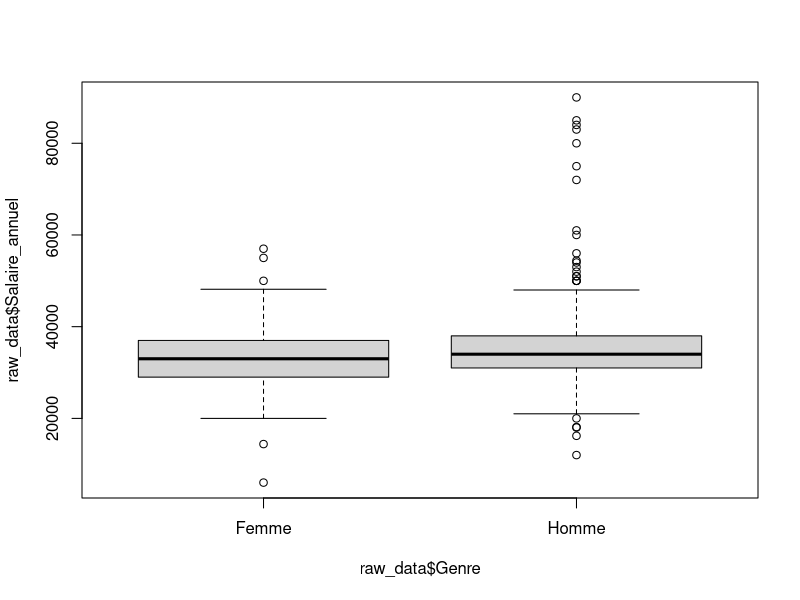
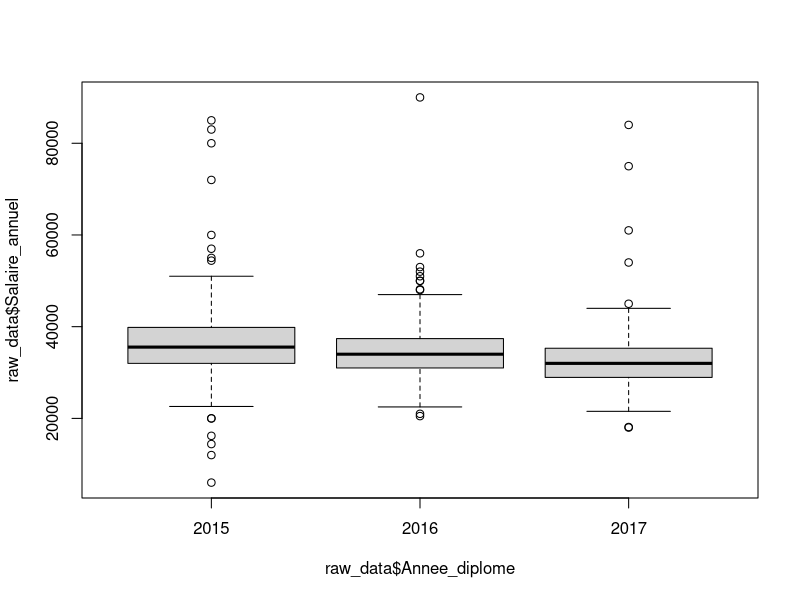
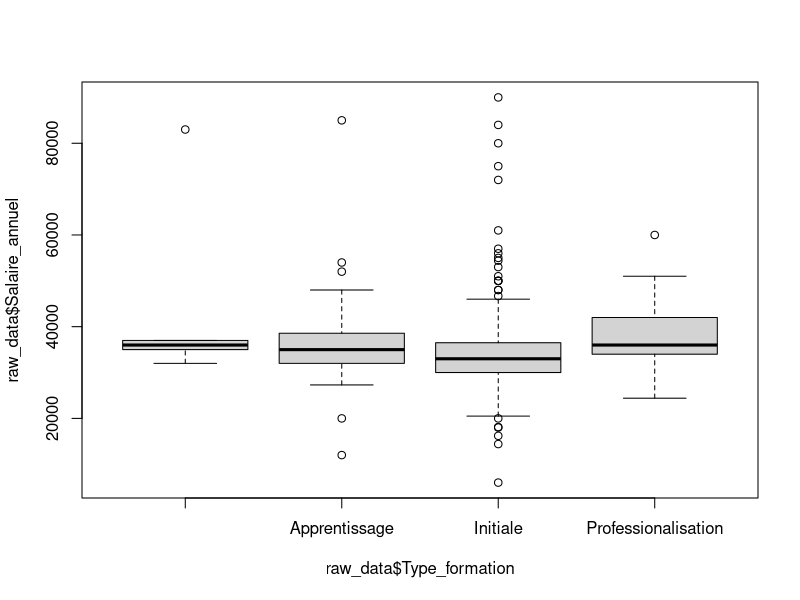
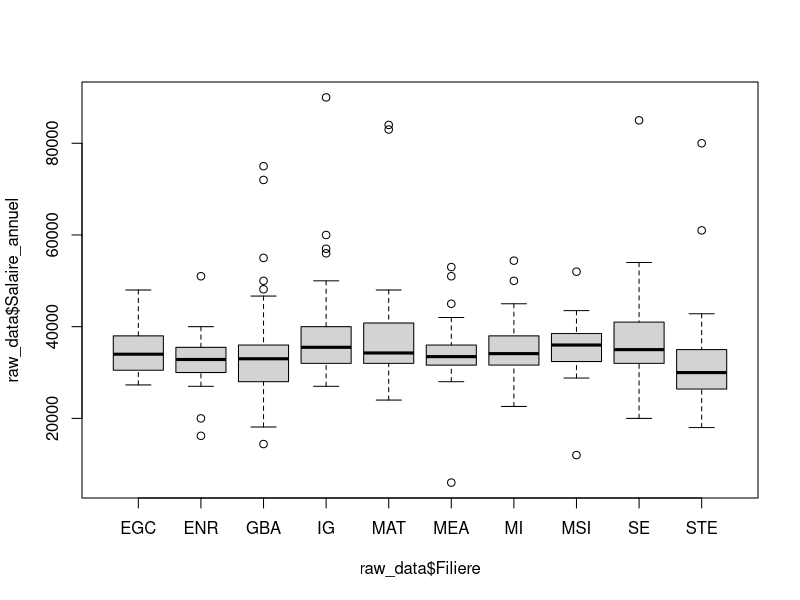
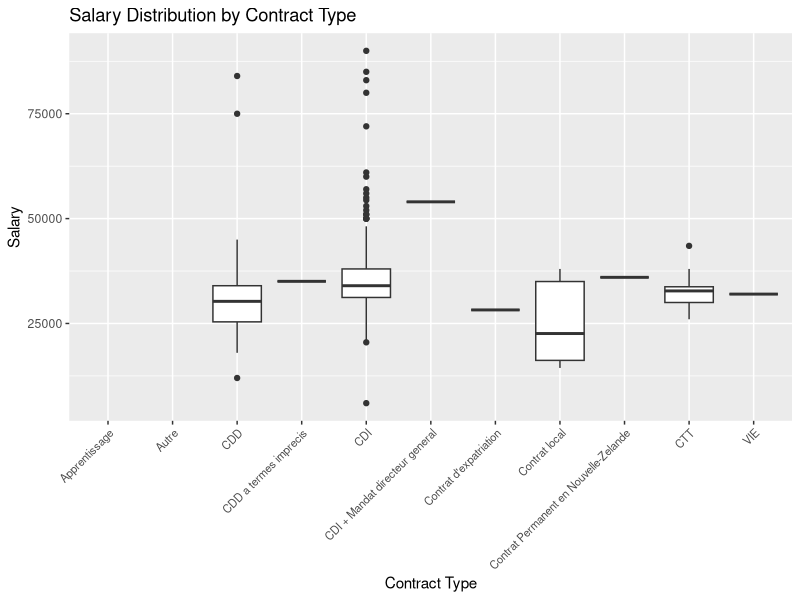
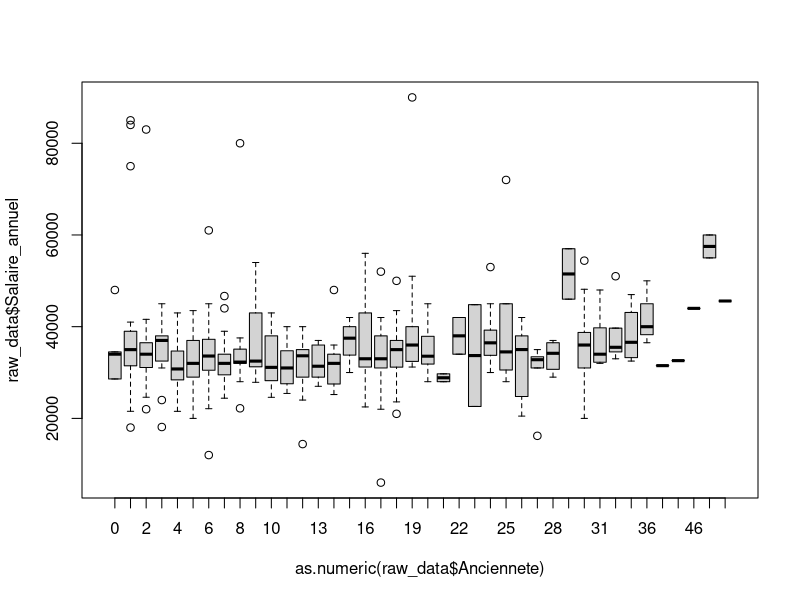
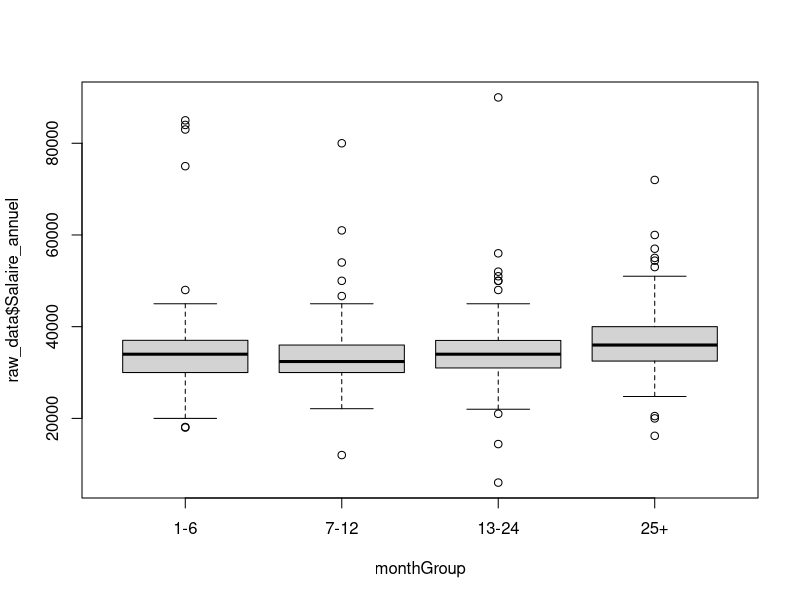
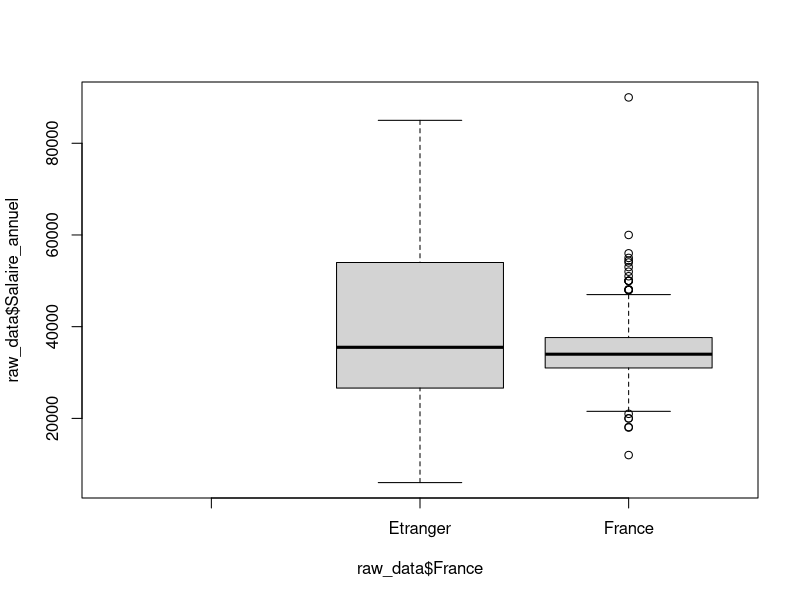

The R script that drew these images, in order: (Note: this script raises an error after producing the figures.)
## ---- chunk 1
if (!requireNamespace("ggplot2", quietly = TRUE)) {
  install.packages("ggplot2")
}
library(ggplot2)
## ---- chunk 2
# Trying ISO-8859-1
raw_data <- read.csv("data/data_2018.csv", sep = ";")
## ---- chunk 3
# Lists specifying which columns to convert to factors and numeric
factor_cols <- c("Date", "Identifiant", "Genre", "Annee_diplome","Type_formation","Filiere","Situation","Secteur","Nature_contrat", "France","Region", "Pays", "Taille_entreprise", "Nom_entreprise", "Departement", "Intitule_poste", "Secteur_activite")
numeric_cols <- c("Anciennete", "Salaire_annuel", "Responsabilite_hierarchique", "Responsabilite_budget", "Responsabilite_equipe", "Responsabilite_projet", "Satisfaction_globale", "Saitisfaction_relations", "Satisfaction_salaire", "Satisfaction_autonomie", "Satisfaction_localisation")

# Convert columns to factors
raw_data[factor_cols] <- lapply(raw_data[factor_cols], as.factor)

# Convert columns to numeric
raw_data[numeric_cols] <- lapply(raw_data[numeric_cols], as.numeric)
## ---- chunk 4
remove_rows_by_value <- function(data, column_name, value_to_remove) {
  data_filtered <- subset(data, !(data[[column_name]] == value_to_remove))
  return(data_filtered)
}
## ---- chunk 5
boxplot(raw_data$Salaire_annuel ~ raw_data$Genre)
## ---- chunk 6
boxplot(raw_data$Salaire_annuel ~ raw_data$Annee_diplome)
## ---- chunk 7
boxplot(raw_data$Salaire_annuel ~ raw_data$Type_formation)
## ---- chunk 8
boxplot(raw_data$Salaire_annuel ~ raw_data$Filiere)
## ---- chunk 9
filtered_data <- remove_rows_by_value(raw_data, "Situation", "En recherche emploi")
filtered_data <- remove_rows_by_value(filtered_data, "Situation", "En poursuite d'études (hors thèse) / en formation")
filtered_data <- remove_rows_by_value(filtered_data, "Situation", "These")
filtered_data <- remove_rows_by_value(filtered_data, "Situation", "Sans activité") 
filtered_data <- remove_rows_by_value(filtered_data, "Situation", "Volontariat")
filtered_data <- remove_rows_by_value(filtered_data, "Situation", "En création d'entreprise /reprise d'entreprise")
filtered_data <- remove_rows_by_value(filtered_data, "Situation", "Etudes")

activite_data <- filtered_data
## ---- chunk 10


# Filtrage de certains contrat peu représentatif
filtered_data <- remove_rows_by_value(activite_data, "Nature_contrat", "Service à la personne (cours particulier de mathématiques via Acadomia)")
filtered_data <- remove_rows_by_value(filtered_data, "Nature_contrat", "")

ggplot(filtered_data, aes(x = Nature_contrat, y = Salaire_annuel)) +
  geom_boxplot() +
  theme(axis.text.x = element_text(angle = 45, hjust = 1, size = 8)) +
  labs(title = "Salary Distribution by Contract Type", x = "Contract Type", y = "Salary")

## ---- chunk 11



ordered_data <- raw_data[order(as.numeric(raw_data$Anciennete)), ]

boxplot(raw_data$Salaire_annuel ~ as.numeric(raw_data$Anciennete), data = ordered_data)
## ---- chunk 12
monthGroup <- cut(as.numeric(raw_data$Anciennete),
                               breaks = c(0, 6, 12, 24, Inf),
                               labels = c("1-6", "7-12", "13-24", "25+"),
                               right = FALSE)


boxplot(raw_data$Salaire_annuel ~ monthGroup, data = raw_data)
## ---- chunk 13
boxplot(raw_data$Salaire_annuel ~ raw_data$France)
## ---- chunk 14
raw_data_filtered <- raw_data[complete.cases(raw_data$Pays) & raw_data$Pays != "" & !grepl("^\\s*$", raw_data$Pays) & !is.na(raw_data$Salaire_annuel), ]


median_salaries <- tapply(raw_data_filtered$Salaire_annuel, raw_data_filtered$Pays, median)
median_order <- names(sort(median_salaries))

emploiFactor <- factor(raw_data_filtered$Pays, levels = median_order)



ggplot(raw_data_filtered, aes(x = emploiFactor, y = Salaire_annuel)) +
  geom_boxplot(na.rm = TRUE) +
  theme(axis.text.x = element_text(angle = 45, hjust = 1, size = 8)) +
  labs(title = "Salary Distribution by Country", x = "Country", y = "Salary")
## ---- chunk 15
# Remove rows with non-finite values in Salaire_annuel
raw_data <- raw_data[!is.na(raw_data$Salaire_annuel) & is.finite(raw_data$Salaire_annuel), ]

# Remove rows with non-finite values in other numeric columns if needed
# raw_data <- raw_data[complete.cases(raw_data[, numeric_cols]), ]


ordered_regions <- names(sort(tapply(raw_data$Salaire_annuel, raw_data$Region, median)))


# Plotting the distribution of salaries based on region
ggplot(raw_data, aes(x = Region, y = Salaire_annuel)) +
  geom_boxplot() +
  theme(axis.text.x = element_text(angle = 45, hjust = 1)) +
  scale_x_discrete(limits = ordered_regions)+
  labs(title = "Distribution des salaires en fonction de la région",
       x = "Région",
       y = "Salaire Annuel")

## ---- chunk 16
# Order the regions based on the median salary
ordered_departments <- names(sort(tapply(raw_data$Salaire_annuel, raw_data$Departement, median)))

# Select the top 10 departments
top_10_departments <- head(ordered_departments, 10)

# Plotting the distribution of salaries based on region with ordered x-axis
ggplot(raw_data, aes(x = reorder(Departement, Salaire_annuel, FUN = median), y = Salaire_annuel)) +
  geom_boxplot() +
  labs(title = "Distribution des salaires en fonction du département",
       x = "Région",
       y = "Salaire Annuel") +
  theme_minimal() +
  theme(axis.text.x = element_text(angle = 45, hjust = 1)) +
  scale_x_discrete(limits = top_10_departments)


## ---- chunk 17
# Trying ISO-8859-1
raw_data <- read.csv("data/data_2019.csv", sep = ";", fileEncoding = "UTF-8")
## ---- chunk 18
# Lists specifying which columns to convert to factors and numeric
factor_cols <- c("Date", "identifiant", "Genre", "Annee_diplome","Type_formation","Filiere","Situation","Secteur","Nature_contrat", "France","Region", "Pays", "Taille_entreprise", "Nom_entreprise", "Departement", "Intitule_poste", "Secteur_activite")
numeric_cols <- c("Anciennete", "Salaire_annuel", "Responsabilite_hierarchique", "Responsabilite_budget", "Responsabilite_equipe", "Responsabilite_projet", "Satisfaction_globale", "Saitisfaction_relations", "Satisfaction_salaire", "Satisfaction_autonomie", "Satisfaction_localisation")

# Convert columns to factors
raw_data[factor_cols] <- lapply(raw_data[factor_cols], as.factor)

# Convert columns to numeric
raw_data[numeric_cols] <- lapply(raw_data[numeric_cols], as.numeric)
## ---- chunk 19
remove_rows_by_value <- function(data, column_name, value_to_remove) {
  data_filtered <- subset(data, !(data[[column_name]] == value_to_remove))
  return(data_filtered)
}
## ---- chunk 20
boxplot(raw_data$Salaire_annuel ~ raw_data$Genre)
## ---- chunk 21
boxplot(raw_data$Salaire_annuel ~ raw_data$Annee_diplome)
## ---- chunk 22
boxplot(raw_data$Salaire_annuel ~ raw_data$Type_formation)
## ---- chunk 23
boxplot(raw_data$Salaire_annuel ~ raw_data$Filiere)
## ---- chunk 24
filtered_data <- remove_rows_by_value(raw_data, "Situation", "En recherche emploi")
filtered_data <- remove_rows_by_value(filtered_data, "Situation", "En poursuite d'études (hors thèse) / en formation")
filtered_data <- remove_rows_by_value(filtered_data, "Situation", "These")
filtered_data <- remove_rows_by_value(filtered_data, "Situation", "Sans activité") 
filtered_data <- remove_rows_by_value(filtered_data, "Situation", "Volontariat")
filtered_data <- remove_rows_by_value(filtered_data, "Situation", "En création d'entreprise /reprise d'entreprise")
filtered_data <- remove_rows_by_value(filtered_data, "Situation", "Etudes")

activite_data <- filtered_data
## ---- chunk 25


# Filtrage de certains contrat peu représentatif
filtered_data <- remove_rows_by_value(activite_data, "Nature_contrat", "Service à la personne (cours particulier de mathématiques via Acadomia)")
filtered_data <- remove_rows_by_value(filtered_data, "Nature_contrat", "")

ggplot(filtered_data, aes(x = Nature_contrat, y = Salaire_annuel)) +
  geom_boxplot() +
  theme(axis.text.x = element_text(angle = 45, hjust = 1, size = 8)) +
  labs(title = "Salary Distribution by Contract Type", x = "Contract Type", y = "Salary")

## ---- chunk 26



ordered_data <- raw_data[order(as.numeric(raw_data$Anciennete)), ]

boxplot(raw_data$Salaire_annuel ~ as.numeric(raw_data$Anciennete), data = ordered_data)
## ---- chunk 27
monthGroup <- cut(as.numeric(raw_data$Anciennete),
                               breaks = c(0, 6, 12, 24, Inf),
                               labels = c("1-6", "7-12", "13-24", "25+"),
                               right = FALSE)


boxplot(raw_data$Salaire_annuel ~ monthGroup, data = raw_data)
## ---- chunk 28
boxplot(raw_data$Salaire_annuel ~ raw_data$France)
## ---- chunk 29
raw_data_filtered <- raw_data[complete.cases(raw_data$Pays) & raw_data$Pays != "" & !grepl("^\\s*$", raw_data$Pays) & !is.na(raw_data$Salaire_annuel), ]


median_salaries <- tapply(raw_data_filtered$Salaire_annuel, raw_data_filtered$Pays, median)
median_order <- names(sort(median_salaries))

emploiFactor <- factor(raw_data_filtered$Pays, levels = median_order)



ggplot(raw_data_filtered, aes(x = emploiFactor, y = Salaire_annuel)) +
  geom_boxplot(na.rm = TRUE) +
  theme(axis.text.x = element_text(angle = 45, hjust = 1, size = 8)) +
  labs(title = "Salary Distribution by Country", x = "Country", y = "Salary")
## ---- chunk 30
# Remove rows with non-finite values in Salaire_annuel
raw_data <- raw_data[!is.na(raw_data$Salaire_annuel) & is.finite(raw_data$Salaire_annuel), ]

# Remove rows with non-finite values in other numeric columns if needed
# raw_data <- raw_data[complete.cases(raw_data[, numeric_cols]), ]


ordered_regions <- names(sort(tapply(raw_data$Salaire_annuel, raw_data$Region, median)))


# Plotting the distribution of salaries based on region
ggplot(raw_data, aes(x = Region, y = Salaire_annuel)) +
  geom_boxplot() +
  theme(axis.text.x = element_text(angle = 45, hjust = 1)) +
  scale_x_discrete(limits = ordered_regions)+
  labs(title = "Distribution des salaires en fonction de la région",
       x = "Région",
       y = "Salaire Annuel")

